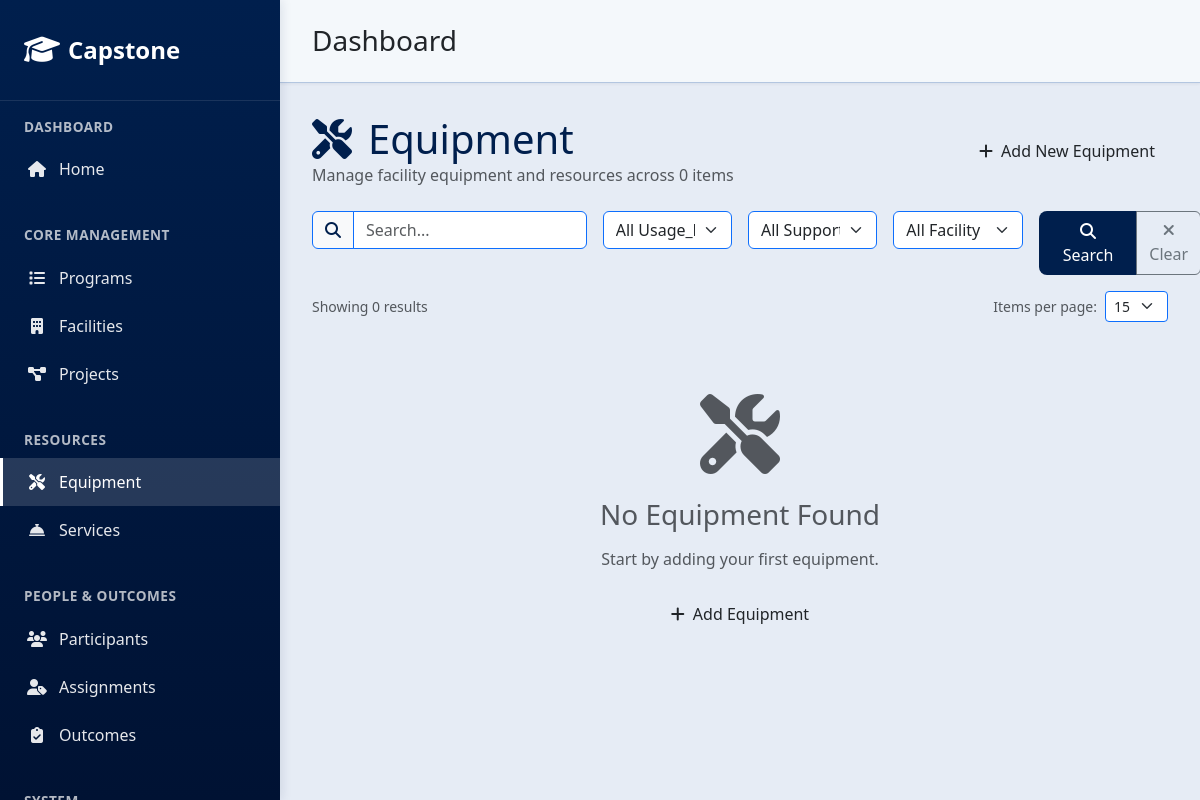
Before: /equipment/ with the older database file.
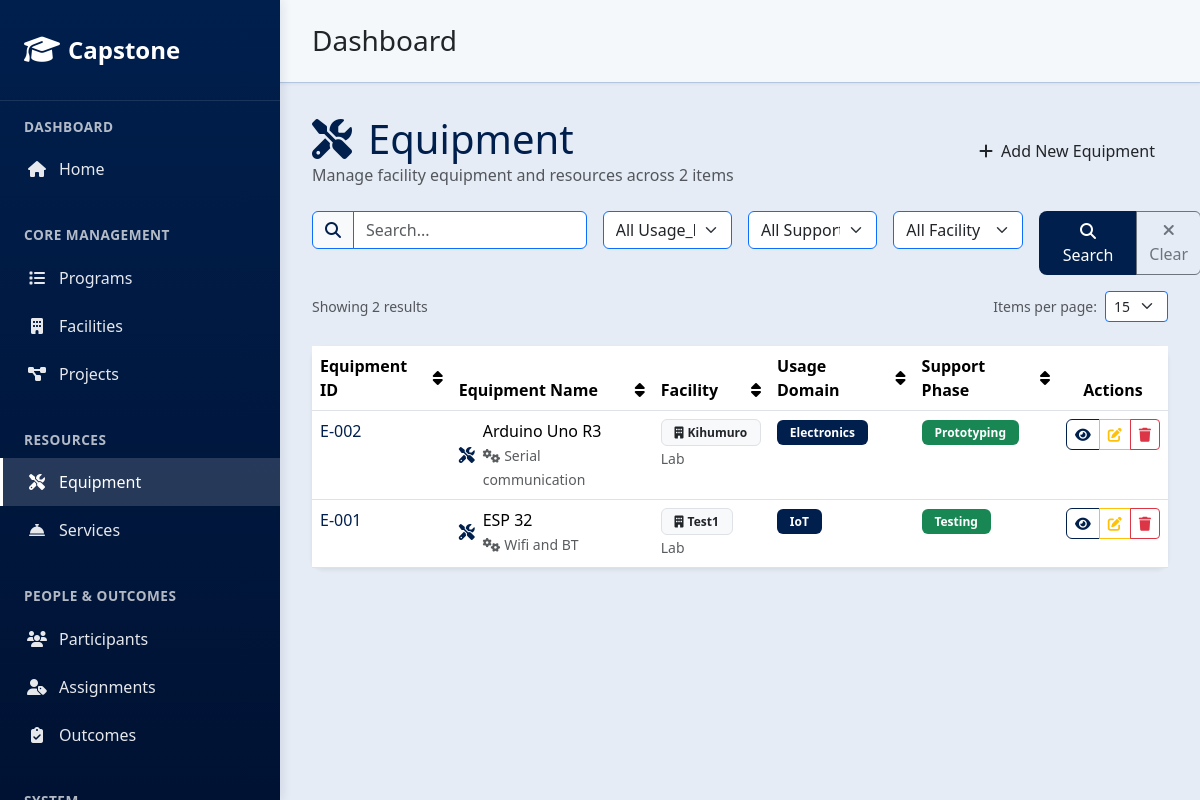
After: the same page with the newer database file.
### core/models.py (models this page shows, shortened)
class Equipment(models.Model):
    equipment_id = models.CharField(max_length=10, unique=True, blank=True, null=True)
    facility = models.ForeignKey('Facility', on_delete=models.PROTECT, related_name='equipment', null=True, blank=True)
    name = models.CharField(max_length=200)
    capabilities = models.CharField(max_length=255, blank=True, null=True)
    description = models.TextField(blank=True, null=True)
    inventory_code = models.CharField(max_length=100, blank=True, null=True)
    usage_domain = models.CharField(max_length=100, choices=(
        ('Electronics', 'Electronics'),
        ('Mechanical', 'Mechanical'),
        ('IoT', 'IoT'),
    ), blank=True, null=True)
    support_phase = models.CharField(max_length=100, choices=(
        ('Training', 'Training'),
        ('Prototyping', 'Prototyping'),
        ('Testing', 'Testing'),
        ('Commercialization', 'Commercialization'),
    ), blank=True, null=True)

class Facility(models.Model):
    facility_id = models.CharField(max_length=10, unique=True, blank=True, null=True)
    name = models.CharField(max_length=200)
    location = models.CharField(max_length=200)
    description = models.TextField()
    partner_organization = models.CharField(max_length=200, choices=PARTNER_ORGANIZATION_CHOICES, blank=True, null=True)
    facility_type = models.CharField(max_length=100, choices=FACILITY_TYPE_CHOICES)
    capabilities = models.CharField(max_length=255, choices=CAPABILITIES_CHOICES)
    def __str__(self):
        return self.name

### core/interfaces/controllers/equipment_views.py (the view)
# urls.py: path('equipment/', equipment_views.EquipmentListView.as_view(), name='equipment_list'),
class EquipmentListView(SearchFilterMixin, ListView):
    model = Equipment
    template_name = "core/equipment_list.html"
    context_object_name = "equipment_list"
    search_fields = ['name', 'description', 'inventory_code', 'capabilities', 'facility__name']
    filter_fields = {
        'usage_domain': [],
        'support_phase': [],
        'facility': [],
    }
    items_per_page = 15
    def __init__(self, **kwargs):
        super().__init__(**kwargs)
        self.filter_fields['usage_domain'] = get_model_field_choices(Equipment, 'usage_domain')
        self.filter_fields['support_phase'] = get_model_field_choices(Equipment, 'support_phase')
        self.filter_fields['facility'] = get_related_model_choices(Equipment, 'facility')
    def get_queryset(self):
        queryset = Equipment.objects.select_related('facility').prefetch_related('facility__projects').all()
        search_query = self.get_search_query()
        queryset = self.apply_search(queryset, search_query)
        filter_params = self.get_filter_params()
        queryset = self.apply_filters(queryset, filter_params)
        return queryset.order_by('name')
    def get_context_data(self, **kwargs):
        context = super().get_context_data(**kwargs)
        queryset = self.get_queryset()
        paginated_equipment = self.get_paginated_queryset(queryset)
        context['equipment_list'] = paginated_equipment
        context['object_list'] = paginated_equipment
        context['total_count'] = queryset.count()
        return context

### core/templatetags/core_tags.py (called while the page is built)
@register.filter
def lookup(dictionary, key):
    if dictionary and hasattr(dictionary, 'get'):
        return dictionary.get(key, '')
    return ''

@register.simple_tag
def url_replace(request, field, value):
    query_dict = request.GET.copy()
    query_dict[field] = value
    return query_dict.urlencode()

@register.inclusion_tag('core/includes/table_header.html', takes_context=True)
def table_header(context, field_name, display_name, current_sort=None):
    if current_sort == field_name:
        sort_direction = 'asc'
        next_sort = f'-{field_name}'
        icon = 'fas fa-sort-up'
    elif current_sort == f'-{field_name}':
        sort_direction = 'desc'
        next_sort = field_name
        icon = 'fas fa-sort-down'
    else:
        sort_direction = None
        next_sort = field_name
        icon = 'fas fa-sort'
    return {
        'field_name': field_name,
        'display_name': display_name,
        'next_sort': next_sort,
        'sort_direction': sort_direction,
        'icon': icon,
        'request': context.get('request'),  # Pass request from parent context
    }

### core/utils.py (called while the page is built)
    def get_search_query(self):
        return self.request.GET.get('search', '').strip()

### core/templates/core/equipment_list.html (shortened to what the changed rows need)
{% extends "core/base.html" %}
{% load core_tags %}
{% block content %}
  <div class="d-flex justify-content-between align-items-center mb-4">
    <div>
      <h1 class="mb-0" style="color: var(--primary-blue);"><i class="fas fa-tools me-3"></i>Equipment</h1>
      <p class="text-muted mb-0">Manage facility equipment and resources across {{ total_count }} items</p>
    </div>
  </div>
  {% include 'core/includes/search_filter.html' %}
  {% if equipment_list %}
    <div class="card border-0 shadow-sm">
      <div class="card-body p-0">
        <div class="table-responsive">
          <table class="table table-hover mb-0">
            <thead style="background: linear-gradient(135deg, var(--primary-blue), var(--light-blue)); color: white;">
              <tr>
                {% table_header 'equipment_id' 'Equipment ID' current_sort %}
                {% table_header 'name' 'Equipment Name' current_sort %}
                {% table_header 'facility__name' 'Facility' current_sort %}
                {% table_header 'usage_domain' 'Usage Domain' current_sort %}
                {% table_header 'support_phase' 'Support Phase' current_sort %}
                <th scope="col" class="text-center">Actions</th>
              </tr>
            </thead>
            <tbody>
              {% for equipment in equipment_list %}
                <tr class="hover-row">
                  <td class="fw-medium" style="color: var(--primary-blue);">
                    {{ equipment.equipment_id|default:"—" }}
                  </td>
                  <td>
                    <div class="d-flex align-items-center">
                      <i class="fas fa-tools me-2" style="color: var(--primary-blue);"></i>
                      <div>
                        <div class="fw-medium">{{ equipment.name|truncatechars:40 }}</div>
                        {% if equipment.capabilities %}
                          <small class="text-muted"><i class="fas fa-cogs me-1"></i>{{ equipment.capabilities|truncatechars:50 }}</small>
                        {% elif equipment.description %}
                          <small class="text-muted">{{ equipment.description|truncatechars:50 }}</small>
                        {% endif %}
                      </div>
                    </div>
                  </td>
                  <td>
                    {% if equipment.facility %}
                      <div>
                        <a href="{% url 'facility_detail' equipment.facility.pk %}" class="text-decoration-none">
                          <span class="badge bg-light text-dark border">
                            <i class="fas fa-building me-1"></i>{{ equipment.facility.name }}
                          </span>
                        </a>
                        {% if equipment.facility.facility_type %}
                          <br><small class="text-muted">{{ equipment.facility.facility_type }}</small>
                        {% endif %}
                      </div>
                    {% else %}
                      <span class="text-muted">—</span>
                    {% endif %}
                  </td>
                  <td>
                    {% if equipment.usage_domain %}
                      <span class="badge bg-primary">{{ equipment.usage_domain }}</span>
                    {% else %}
                      <span class="text-muted">—</span>
                    {% endif %}
                  </td>
                  <td>
                    {% if equipment.support_phase %}
                      <span class="badge bg-success">{{ equipment.support_phase }}</span>
                    {% else %}
                      <span class="text-muted">—</span>
                    {% endif %}
                  </td>
                  <td class="text-center">
                    <div class="btn-group btn-group-sm" role="group">
                      <a href="{% url 'equipment_detail' equipment.pk %}"
                         class="btn btn-outline-primary"
                         title="View Details">
                        <i class="fas fa-eye"></i>
                      </a>
                      <a href="{% url 'equipment_update' equipment.pk %}"
                         class="btn btn-outline-warning"
                         title="Edit Equipment">
                        <i class="fas fa-edit"></i>
                      </a>
                      <a href="{% url 'equipment_delete' equipment.pk %}"
                         class="btn btn-outline-danger"
                         title="Delete Equipment">
                        <i class="fas fa-trash"></i>
                      </a>
                    </div>
                  </td>
                </tr>
              {% endfor %}
            </tbody>
          </table>
        </div>
      </div>
    </div>
  {% else %}
    <div class="text-center py-5">
      <i class="fas fa-tools fa-5x text-muted mb-4"></i>
      <h3 class="text-muted mb-3">No Equipment Found</h3>
      {% if query %}
        <p class="text-muted mb-4">No equipment matches your search criteria. Try adjusting your filters or search terms.</p>
        <a href="{% url 'equipment_list' %}" class="btn btn-secondary me-2">
          <i class="fas fa-times me-1"></i>Clear Filters
        </a>
      {% else %}
        <p class="text-muted mb-4">Start by adding your first equipment.</p>
      {% endif %}
      <a href="{% url 'equipment_create' %}" class="btn btn-blue">
        <i class="fas fa-plus me-2"></i>Add Equipment
      </a>
    </div>
  {% endif %}
{% endblock %}

Changed rows visible on the page:
added Equipment: equipment_id "E-002", name "Arduino Uno R3", capabilities "Serial communication", facility.name "Kihumuro", facility.facility_type "Lab", usage_domain "Electronics", support_phase "Prototyping"
added Equipment: equipment_id "E-001", name "ESP 32", capabilities "Wifi and BT", facility.name "Test1", facility.facility_type "Lab", usage_domain "IoT", support_phase "Testing"
Other visible differences:
{{ total_count }}: "0" → "2"
{{ display_name }}: (not shown) → "Equipment ID Equipment Name Facility Usage Domain Support Phase"
text no longer shown: "No Equipment Found Start by adding your first equipment. Add Equipment"
text now shown: "Actions"
